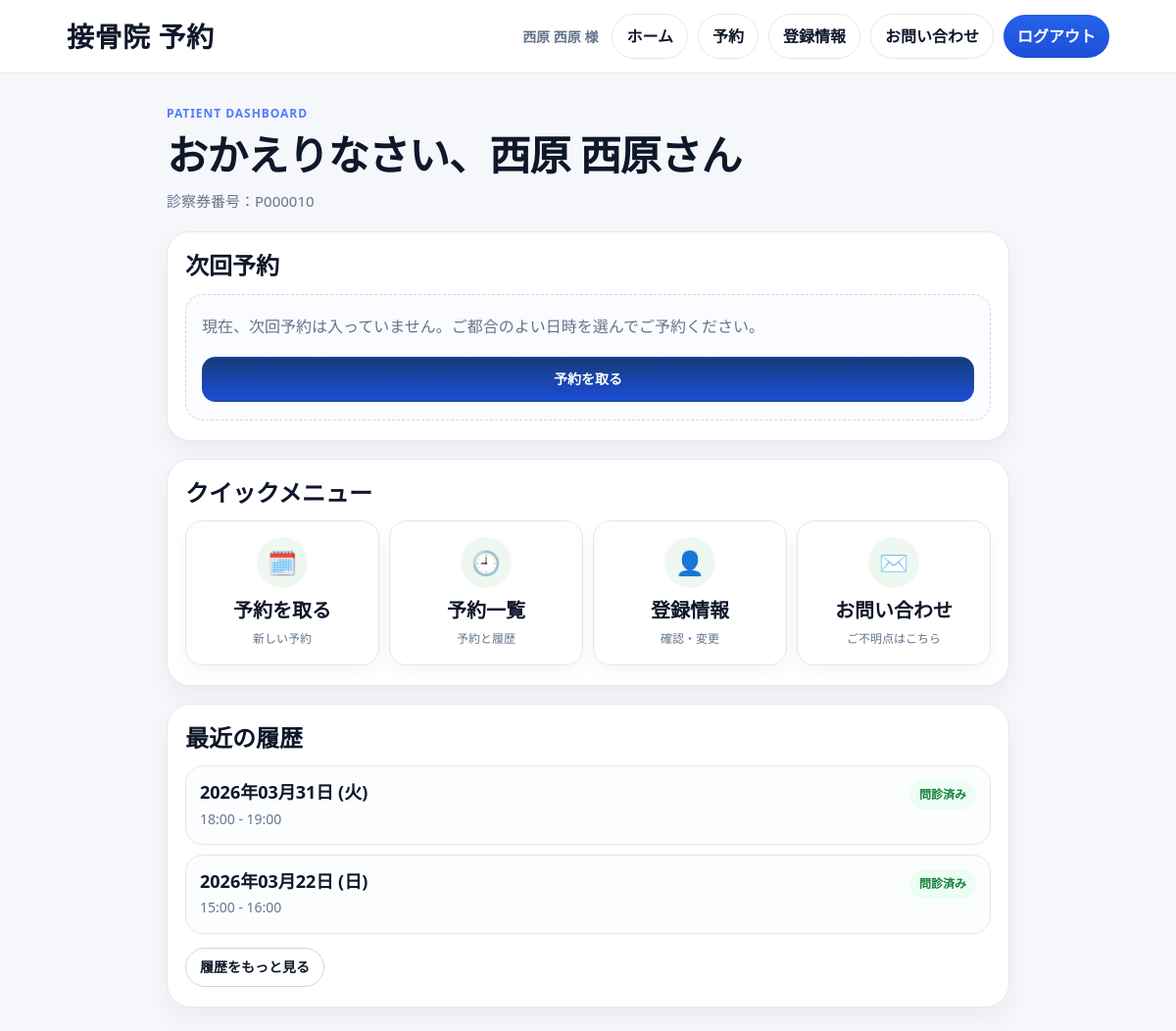
Screenshot of /patients/dashboard/ (signed in) with the database file from the repository.
### apps/accounts/models.py (models this page shows)
class User(AbstractUser):
    class Role(models.TextChoices):
        ADMIN = "admin", "管理者"
        RECEPTION = "reception", "受付"
        PRACTITIONER = "practitioner", "施術者"
        PATIENT = "patient", "患者"
    clinic = models.ForeignKey(
        "clinics.Clinic",
        on_delete=models.CASCADE,
        null=True,
        blank=True,
        related_name="users",
    )
    role = models.CharField(
        max_length=20,
        choices=Role.choices,
        default=Role.PRACTITIONER,
    )

### apps/patients/models.py (models this page shows, shortened)
class Patient(models.Model):
    user = models.OneToOneField(
        settings.AUTH_USER_MODEL,
        on_delete=models.CASCADE,
        null=True,
        blank=True,
        related_name="patient_profile",
    )
    clinic = models.ForeignKey(
        "clinics.Clinic",
        on_delete=models.CASCADE,
        related_name="patients",
    )
    card_no = models.CharField(
        max_length=20,
        unique=True,
        editable=False,
    )
    last_name = models.CharField(max_length=50)
    first_name = models.CharField(max_length=50)
    last_name_kana = models.CharField(max_length=50)
    first_name_kana = models.CharField(max_length=50)
    birth_date = models.DateField()
    phone = models.CharField(max_length=20)
    address = models.CharField(max_length=255, blank=True)
    created_at = models.DateTimeField(auto_now_add=True)

### apps/appointments/models.py (models this page shows, shortened)
class Appointment(models.Model):
    class Status(models.TextChoices):
        PENDING = "pending", "問診待ち"
        BOOKED = "booked", "予約確定"
        ARRIVED = "arrived", "来院"
        COMPLETED = "completed", "完了"
        CANCELLED = "cancelled", "キャンセル"
        NO_SHOW = "no_show", "無断キャンセル"
    class BookingSource(models.TextChoices):
        HP = "hp", "HP"
        LINE = "line", "LINE"
        GOOGLE = "google", "Google"
        INSTAGRAM = "instagram", "Instagram"
        QR = "qr", "院内QR"
        FLYER = "flyer", "チラシ"
        REFERRAL = "referral", "紹介"
        SMS = "sms", "SMS"
        EMAIL = "email", "メール"
        STAFF = "staff", "スタッフ登録"
        UNKNOWN = "unknown", "不明"
        OTHER = "other", "その他"
    BLOCKING_STATUSES = [Status.PENDING, Status.BOOKED, Status.ARRIVED]
    clinic = models.ForeignKey(
        "clinics.Clinic",
        on_delete=models.CASCADE,
        related_name="appointments",
    )
    patient = models.ForeignKey(
        "patients.Patient",
        on_delete=models.SET_NULL,
        null=True,
        blank=True,
        related_name="appointments",
    )
    treatment_plan = models.ForeignKey(
        "treatment_plans.TreatmentPlan",
        on_delete=models.SET_NULL,
        null=True,
        blank=True,
        related_name="appointments",
        verbose_name="関連施術計画",
    )
    start_at = models.DateTimeField()
    end_at = models.DateTimeField()
    menu = models.CharField(max_length=50, default="初診")
    assigned_staff = models.ForeignKey(
        settings.AUTH_USER_MODEL,
        on_delete=models.SET_NULL,
        null=True,
        blank=True,
        related_name="assigned_appointments",
    )
    status = models.CharField(
        max_length=20,
        choices=Status.choices,
        default=Status.PENDING,
    )
    created_by = models.ForeignKey(
        settings.AUTH_USER_MODEL,
        on_delete=models.SET_NULL,
        null=True,
        blank=True,
        related_name="created_appointments",
    )
    notes = models.TextField(blank=True)
    booking_source = models.CharField(
        "予約流入元",
        max_length=20,
        choices=BookingSource.choices,
        default=BookingSource.UNKNOWN,
        db_index=True,
    )
    created_at = models.DateTimeField(auto_now_add=True)
    updated_at = models.DateTimeField(auto_now=True)
    class Meta:
        ordering = ["start_at"]
        indexes = [
            models.Index(fields=["clinic", "start_at"]),
            models.Index(fields=["clinic", "status"]),
        ]

### apps/patients/views.py (the view)
# urls.py: path("dashboard/", views.patient_dashboard_view, name="dashboard"),
@login_required(login_url="/patients/login/")
def patient_dashboard_view(request):
    patient_or_resp = require_patient_or_redirect(request)
    if isinstance(patient_or_resp, HttpResponseBase):
        return patient_or_resp
    patient = patient_or_resp
    now = timezone.now()
    next_appointment = (
        Appointment.objects
        .filter(
            patient=patient,
            clinic=patient.clinic,
            start_at__gte=now,
            status__in=[
                Appointment.Status.PENDING,
                Appointment.Status.BOOKED,
                Appointment.Status.ARRIVED,
            ],
        )
        .select_related("assigned_staff", "clinic", "intake")
        .order_by("start_at")
        .first()
    )
    recent_appointments = (
        Appointment.objects
        .filter(patient=patient, clinic=patient.clinic, start_at__lt=now)
        .select_related("assigned_staff", "clinic", "intake")
        .order_by("-start_at")[:3]
    )
    if next_appointment:
        _decorate_appointment_flags(next_appointment)
    recent_appointments = [_decorate_appointment_flags(a) for a in recent_appointments]
    context = {
        "patient": patient,
        "next_appointment": next_appointment,
        "recent_appointments": recent_appointments,
    }
    return render(request, "patients/dashboard.html", context)

### templates/patients/dashboard.html (shortened to what this page needs)
{% extends "patients/patient_base.html" %}
{% block content %}
<div class="dash-page">
  <section class="dash-hero">
    <div class="dash-eyebrow">Patient Dashboard</div>
    <h1 class="dash-title">おかえりなさい、{{ patient.last_name }} {{ patient.first_name }}さん</h1>
    <div class="dash-sub">診察券番号：{{ patient.card_no }}</div>
  </section>
  <div class="stack">
    <section class="panel">
      <h2 class="panel-title">次回予約</h2>
      {% if next_appointment %}
        <div class="next-card">
          <p class="next-date">{{ next_appointment.start_at|date:"Y年m月d日 (D)" }}</p>
          <div class="next-time">{{ next_appointment.start_at|date:"H:i" }} - {{ next_appointment.end_at|date:"H:i" }}</div>
          <div class="badge-row">
            {% if next_appointment.show_resume_intake %}
              <span class="badge badge-waiting">問診待ち</span>
            {% elif next_appointment.intake_completed %}
              <span class="badge badge-intake">問診済み</span>
            {% else %}
              <span class="badge badge-status">{{ next_appointment.get_status_display }}</span>
            {% endif %}
          </div>
          <div class="next-summary">
            <div>
              <div class="field-label">院名</div>
              <div class="field-value">{{ next_appointment.clinic.name }}</div>
            </div>
            <div>
              <div class="field-label">メニュー</div>
              <div class="field-value">{{ next_appointment.menu }}</div>
            </div>
          </div>
          {% if next_appointment.show_resume_intake %}
            <div class="panel-actions">
              <a href="{% url 'intakes:intake_start' next_appointment.id %}" class="panel-btn panel-btn-warning">
                Web問診を続ける
              </a>
              <a href="{% url 'patients:my_appointments' %}" class="panel-btn panel-btn-secondary">
                予約内容を見る
              </a>
            </div>
          {% else %}
            <div class="panel-actions">
              <a href="{% url 'patients:my_appointments' %}" class="panel-btn panel-btn-secondary">
                予約内容を見る
              </a>
              <a href="{% url 'patients:booking_calendar' %}" class="panel-btn panel-btn-primary">
                予約を取る / 変更する
              </a>
            </div>
          {% endif %}
        </div>
      {% else %}
        <div class="empty-box">
          現在、次回予約は入っていません。ご都合のよい日時を選んでご予約ください。
          <div class="panel-actions single">
            <a href="{% url 'patients:booking_calendar' %}" class="panel-btn panel-btn-primary">予約を取る</a>
          </div>
        </div>
      {% endif %}
    </section>
    <section class="panel">
      <h2 class="panel-title">クイックメニュー</h2>
      <div class="quick-grid">
        <a href="{% url 'patients:booking_calendar' %}" class="quick-card">
          <div class="quick-icon">🗓️</div>
          <h3 class="quick-title">予約を取る</h3>
          <div class="quick-sub">新しい予約</div>
        </a>
        <a href="{% url 'patients:my_appointments' %}" class="quick-card">
          <div class="quick-icon">🕘</div>
          <h3 class="quick-title">予約一覧</h3>
          <div class="quick-sub">予約と履歴</div>
        </a>
        <a href="{% url 'patients:profile' %}" class="quick-card">
          <div class="quick-icon">👤</div>
          <h3 class="quick-title">登録情報</h3>
          <div class="quick-sub">確認・変更</div>
        </a>
        <a href="{% url 'patients:inquiry' %}" class="quick-card">
          <div class="quick-icon">✉️</div>
          <h3 class="quick-title">お問い合わせ</h3>
          <div class="quick-sub">ご不明点はこちら</div>
        </a>
      </div>
    </section>
    <section class="panel">
      <h2 class="panel-title">最近の履歴</h2>
      {% if recent_appointments %}
        <div class="history-list">
          {% for a in recent_appointments|slice:":2" %}
            <div class="history-card">
              <div class="history-head">
                <div>
                  <div class="history-date">{{ a.start_at|date:"Y年m月d日 (D)" }}</div>
                  <div class="history-time">{{ a.start_at|date:"H:i" }} - {{ a.end_at|date:"H:i" }}</div>
                </div>
                <div class="badge-row" style="margin-top:0;">
                  {% if a.show_resume_intake %}
                    <span class="badge badge-waiting">問診待ち</span>
                  {% elif a.intake_completed %}
                    <span class="badge badge-intake">問診済み</span>
                  {% else %}
                    <span class="badge badge-status">{{ a.get_status_display }}</span>
                  {% endif %}
                </div>
              </div>
            </div>
          {% endfor %}
        </div>
        <div class="history-footer">
          <a href="{% url 'patients:my_appointments' %}" class="history-link">履歴をもっと見る</a>
        </div>
      {% else %}
        <div class="empty-box">まだ履歴はありません。</div>
      {% endif %}
    </section>
  </div>
</div>
{% endblock %}

### templates/patients/patient_base.html (shortened to what this page needs)
{% load patient_messages %}
<!doctype html>
<html lang="ja">
<head>
  <link href="https://cdn.jsdelivr.net/npm/bootstrap@5.3.3/dist/css/bootstrap.min.css" rel="stylesheet">
</head>
<body>
  <nav class="p-nav">
    <div class="p-nav-inner">
      <a href="{% url 'patients:dashboard' %}" class="p-brand">接骨院 予約</a>
      {% if user.is_authenticated %}
        <div class="p-desktop-nav">
          <div class="p-user">{% if user.patient_profile %}{{ user.patient_profile.last_name }} {{ user.patient_profile.first_name }} 様{% else %}患者様{% endif %}</div>
            <a href="{% url 'patients:dashboard' %}" class="p-btn p-btn-ghost">ホーム</a>
            <a href="{% url 'patients:my_appointments' %}" class="p-btn p-btn-ghost">予約</a>
            <a href="{% url 'patients:profile' %}" class="p-btn p-btn-ghost">登録情報</a>
            <a href="{% url 'patients:inquiry' %}" class="p-btn p-btn-ghost">お問い合わせ</a>
            <a href="{% url 'patients:logout' %}" class="p-btn p-btn-primary">ログアウト</a>
        </div>
      {% endif %}
    </div>
  </nav>
  <main class="p-wrap">
    {% block content %}{% endblock %}
  </main>
</body>
</html>

### rows the page displays
User: patient_profile.last_name "西原", patient_profile.first_name "西原"
Patient: last_name "西原", first_name "西原", card_no "P000010"
Appointment: start_at "2026年03月31日 (火)", start_at "18:00", end_at "19:00", shows "問診済み"
Appointment: start_at "2026年03月22日 (日)", start_at "15:00", end_at "16:00", shows "問診済み"
